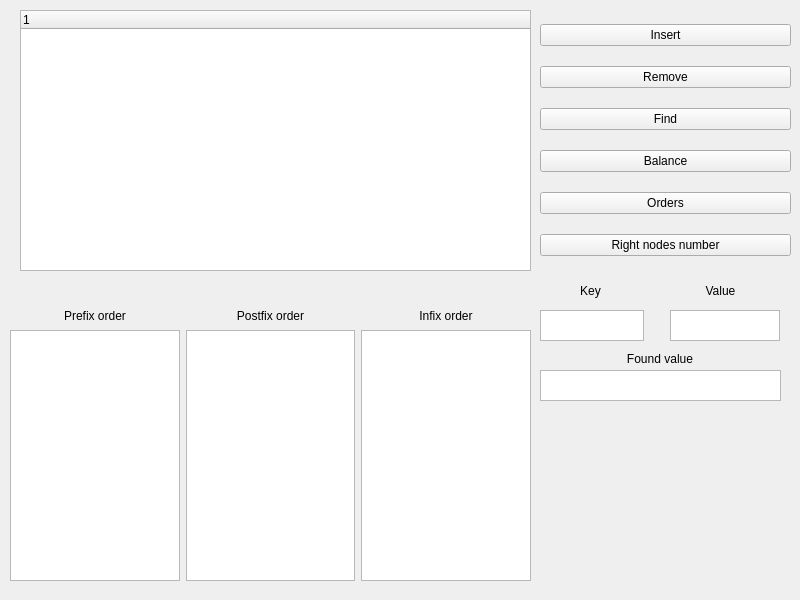
<?xml version="1.0" encoding="UTF-8"?>
<ui version="4.0">
 <class>MainWindow</class>
 <widget class="QMainWindow" name="MainWindow">
  <property name="geometry">
   <rect>
    <x>0</x>
    <y>0</y>
    <width>800</width>
    <height>600</height>
   </rect>
  </property>
  <property name="minimumSize">
   <size>
    <width>800</width>
    <height>600</height>
   </size>
  </property>
  <property name="maximumSize">
   <size>
    <width>800</width>
    <height>600</height>
   </size>
  </property>
  <property name="windowTitle">
   <string>MainWindow</string>
  </property>
  <widget class="QWidget" name="centralwidget">
   <widget class="QTreeWidget" name="treeWidget">
    <property name="geometry">
     <rect>
      <x>20</x>
      <y>10</y>
      <width>511</width>
      <height>261</height>
     </rect>
    </property>
    <column>
     <property name="text">
      <string notr="true">1</string>
     </property>
    </column>
   </widget>
   <widget class="QTextEdit" name="key">
    <property name="geometry">
     <rect>
      <x>540</x>
      <y>310</y>
      <width>104</width>
      <height>31</height>
     </rect>
    </property>
   </widget>
   <widget class="QTextEdit" name="value">
    <property name="geometry">
     <rect>
      <x>670</x>
      <y>310</y>
      <width>110</width>
      <height>31</height>
     </rect>
    </property>
   </widget>
   <widget class="QLabel" name="label_4">
    <property name="geometry">
     <rect>
      <x>540</x>
      <y>280</y>
      <width>101</width>
      <height>21</height>
     </rect>
    </property>
    <property name="text">
     <string>Key</string>
    </property>
    <property name="alignment">
     <set>Qt::AlignCenter</set>
    </property>
   </widget>
   <widget class="QLabel" name="label_5">
    <property name="geometry">
     <rect>
      <x>670</x>
      <y>280</y>
      <width>101</width>
      <height>21</height>
     </rect>
    </property>
    <property name="text">
     <string>Value</string>
    </property>
    <property name="alignment">
     <set>Qt::AlignCenter</set>
    </property>
   </widget>
   <widget class="QTextBrowser" name="fval">
    <property name="geometry">
     <rect>
      <x>540</x>
      <y>370</y>
      <width>241</width>
      <height>31</height>
     </rect>
    </property>
   </widget>
   <widget class="QLabel" name="label_7">
    <property name="geometry">
     <rect>
      <x>540</x>
      <y>350</y>
      <width>240</width>
      <height>17</height>
     </rect>
    </property>
    <property name="text">
     <string>Found value</string>
    </property>
    <property name="alignment">
     <set>Qt::AlignCenter</set>
    </property>
   </widget>
   <widget class="QLabel" name="label_6">
    <property name="geometry">
     <rect>
      <x>540</x>
      <y>420</y>
      <width>241</width>
      <height>31</height>
     </rect>
    </property>
    <property name="text">
     <string/>
    </property>
   </widget>
   <widget class="QWidget" name="horizontalLayoutWidget">
    <property name="geometry">
     <rect>
      <x>10</x>
      <y>330</y>
      <width>521</width>
      <height>251</height>
     </rect>
    </property>
    <layout class="QHBoxLayout" name="horizontalLayout">
     <item>
      <widget class="QTextBrowser" name="inf"/>
     </item>
     <item>
      <widget class="QTextBrowser" name="pref"/>
     </item>
     <item>
      <widget class="QTextBrowser" name="postf"/>
     </item>
    </layout>
   </widget>
   <widget class="QWidget" name="horizontalLayoutWidget_2">
    <property name="geometry">
     <rect>
      <x>10</x>
      <y>300</y>
      <width>521</width>
      <height>31</height>
     </rect>
    </property>
    <layout class="QHBoxLayout" name="horizontalLayout_2">
     <item>
      <widget class="QLabel" name="label">
       <property name="text">
        <string>Prefix order</string>
       </property>
       <property name="alignment">
        <set>Qt::AlignCenter</set>
       </property>
      </widget>
     </item>
     <item>
      <widget class="QLabel" name="label_3">
       <property name="text">
        <string>Postfix order</string>
       </property>
       <property name="alignment">
        <set>Qt::AlignCenter</set>
       </property>
      </widget>
     </item>
     <item>
      <widget class="QLabel" name="label_2">
       <property name="text">
        <string>Infix order</string>
       </property>
       <property name="alignment">
        <set>Qt::AlignCenter</set>
       </property>
      </widget>
     </item>
    </layout>
   </widget>
   <widget class="QWidget" name="verticalLayoutWidget">
    <property name="geometry">
     <rect>
      <x>540</x>
      <y>10</y>
      <width>251</width>
      <height>261</height>
     </rect>
    </property>
    <layout class="QVBoxLayout" name="verticalLayout">
     <item>
      <widget class="QPushButton" name="pushButton">
       <property name="text">
        <string>Insert</string>
       </property>
      </widget>
     </item>
     <item>
      <widget class="QPushButton" name="pushButton_2">
       <property name="text">
        <string>Remove</string>
       </property>
      </widget>
     </item>
     <item>
      <widget class="QPushButton" name="pushButton_3">
       <property name="text">
        <string>Find</string>
       </property>
      </widget>
     </item>
     <item>
      <widget class="QPushButton" name="pushButton_5">
       <property name="text">
        <string>Balance</string>
       </property>
      </widget>
     </item>
     <item>
      <widget class="QPushButton" name="pushButton_6">
       <property name="text">
        <string>Orders</string>
       </property>
      </widget>
     </item>
     <item>
      <widget class="QPushButton" name="pushButton_4">
       <property name="text">
        <string>Right nodes number</string>
       </property>
      </widget>
     </item>
    </layout>
   </widget>
  </widget>
 </widget>
 <resources/>
 <connections/>
</ui>
